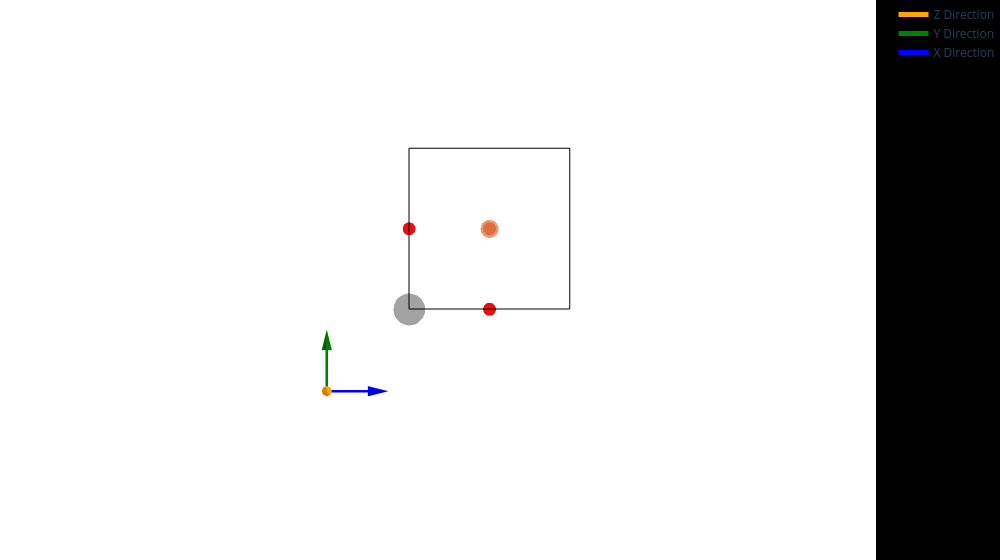

This figure's notebook cell:
### Code cell
structure.view()

### Figure 1 — Plotly figure (JSON) as saved in the notebook; plotly's stock layout.template omitted (floating-point values rounded to 4 significant figures)
{"data": [{"anchor": "tail", "colorscale": [[0, "orange"], [1, "orange"]], "name": "Z Direction", "showscale": false, "sizemode": "absolute", "type": "cone", "u": [0], "v": [0], "w": [1], "x": [-2], "y": [-2], "z": [-1]}, {"anchor": "tail", "colorscale": [[0, "green"], [1, "green"]], "name": "Y Direction", "showscale": false, "sizemode": "absolute", "type": "cone", "u": [0], "v": [1], "w": [0], "x": [-2], "y": [-1], "z": [-2]}, {"anchor": "tail", "colorscale": [[0, "blue"], [1, "blue"]], "name": "X Direction", "showscale": false, "sizemode": "absolute", "type": "cone", "u": [1], "v": [0], "w": [0], "x": [-1], "y": [-2], "z": [-2]}, {"line": {"color": "orange", "width": 5}, "mode": "lines", "name": "Z Direction", "type": "scatter3d", "x": [-2, -2], "y": [-2, -2], "z": [-2, -1]}, {"line": {"color": "green", "width": 5}, "mode": "lines", "name": "Y Direction", "type": "scatter3d", "x": [-2, -2], "y": [-2, -1], "z": [-2, -2]}, {"line": {"color": "blue", "width": 5}, "mode": "lines", "name": "X Direction", "type": "scatter3d", "x": [-2, -1], "y": [-2, -2], "z": [-2, -2]}, {"line": {"color": "black", "width": 2}, "mode": "lines", "showlegend": false, "type": "scatter3d", "x": [0, 3.913, null, 0, 0, null, 0, 0, null, 3.913, 3.913, null, 3.913, 3.913, null, 0, 3.913, null, 0, 0, null, 0, 3.913, null, 0, 0, null, 3.913, 3.913, null, 3.913, 3.913, null, 0, 3.913, null], "y": [0, 0, null, 0, 3.913, null, 0, 0, null, 0, 3.913, null, 0, 0, null, 3.913, 3.913, null, 3.913, 3.913, null, 0, 0, null, 0, 3.913, null, 3.913, 3.913, null, 0, 3.913, null, 3.913, 3.913, null], "z": [0, 0, null, 0, 0, null, 0, 3.913, null, 0, 0, null, 0, 3.913, null, 0, 0, null, 0, 3.913, null, 3.913, 3.913, null, 3.913, 3.913, null, 0, 3.913, null, 3.913, 3.913, null, 3.913, 3.913, null]}, {"marker": {"color": "rgb(235,0,0)", "size": 7.5}, "name": "O index 4", "opacity": 0.95, "showlegend": false, "type": "scatter3d", "x": [0], "y": [1.956], "z": [1.956]}, {"marker": {"color": "rgb(235,0,0)", "size": 7.5}, "name": "O index 3", "opacity": 0.95, "showlegend": false, "type": "scatter3d", "x": [1.956], "y": [1.956], "z": [0]}, {"marker": {"color": "rgb(235,0,0)", "size": 7.5}, "name": "O index 2", "opacity": 0.95, "showlegend": false, "type": "scatter3d", "x": [1.956], "y": [0], "z": [1.956]}, {"marker": {"color": "rgb(221,132,82)", "size": 10.5}, "name": "Ti index 1", "opacity": 0.8, "showlegend": false, "type": "scatter3d", "x": [1.956], "y": [1.956], "z": [1.956]}, {"marker": {"color": "rgb(140,140,140)", "size": 18.5}, "name": "Sr index 0", "opacity": 0.8, "showlegend": false, "type": "scatter3d", "x": [0], "y": [0], "z": [0]}], "layout": {"coloraxis": {"showscale": false}, "margin": {"b": 0, "l": 0, "r": 0, "t": 0}, "paper_bgcolor": "rgb(0,0,0)", "plot_bgcolor": "rgb(0,0,0)", "scene": {"aspectmode": "data", "bgcolor": "white", "camera": {"eye": {"x": 0, "y": 0, "z": 10}, "projection": {"type": "orthographic"}, "up": {"x": 0, "y": 1, "z": 0}}, "xaxis": {"visible": false}, "yaxis": {"visible": false}, "zaxis": {"visible": false}}, "width": 1000}}
